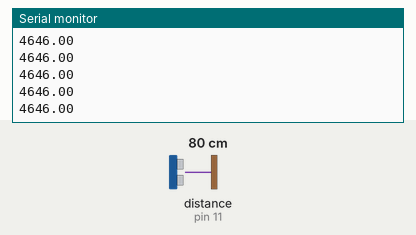
Simulated run of this sketch. Board: Arduino Uno, built with avr-gcc and run on an emulated ATmega328P. Shown: the last lines printed to the serial monitor. Wiring (inferred from the names in the program): ultrasonic range finder: trigger pin 13; echo pin 11. The test bench sets the inputs (shaded band); at power-on: distance to the obstacle (sensor on pin 11) 80 cm. The echo pulse lasts 58.3 µs per cm.

Above: at 1.2 s.
1.3 s: distance to the obstacle (sensor on pin 11) set to 2 cm
At 1.34 s:
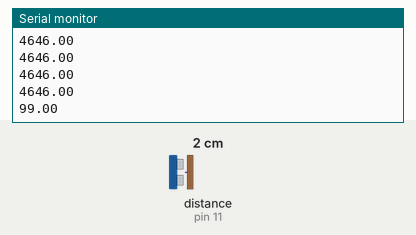
2.8 s: distance to the obstacle (sensor on pin 11) set to 4 cm
At 2.83 s:
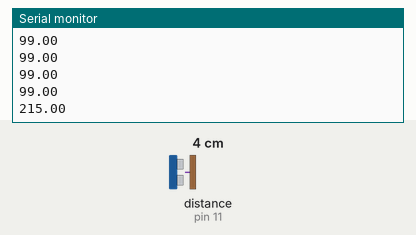
Timing chart, 0 to 5.8 s (numbered marks = the images above; inputs shaded):
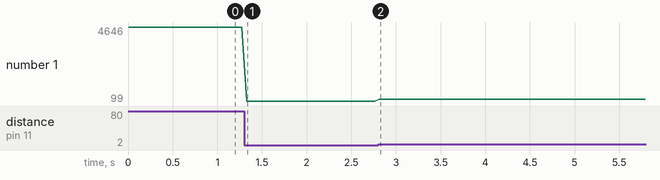

The sketch:

ultra_sonic_sensor.ino
```cpp
int trigger_pin = 13;
int echo_pin = 11;
float time_taken;

void setup() {
  Serial.begin(9600);
  pinMode(trigger_pin, OUTPUT);
  pinMode(echo_pin, INPUT);
}

void loop() {


  digitalWrite(trigger_pin, LOW);
  delayMicroseconds(2000);
  digitalWrite(trigger_pin, HIGH);
  delayMicroseconds(10);
  digitalWrite(trigger_pin, LOW);


  time_taken = pulseIn(echo_pin, HIGH);
  Serial.println(time_taken);
  delay(50);

}
```

Measured:
- after the input at 1.3 s, the serial monitor: prints a new line at once (image 1)
- after the input at 2.8 s, the serial monitor: prints a new line at once (image 2)
- plotted number 1: 4646 → 99 after the input at 1.3 s, 99 → 215 after the input at 2.8 s
